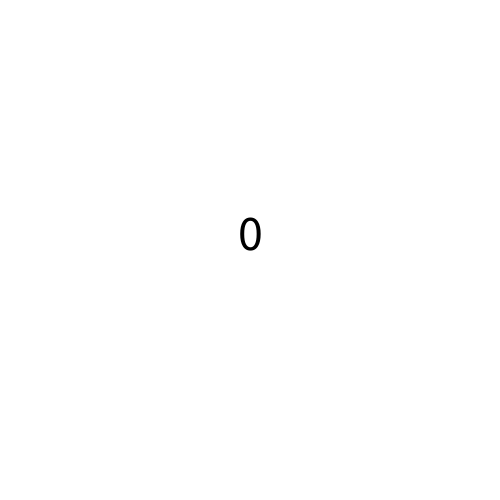
Frame 1 (no input)
Frame 60 (the mouse pressed at the canvas centre just before this capture): identical to frame 1, image omitted
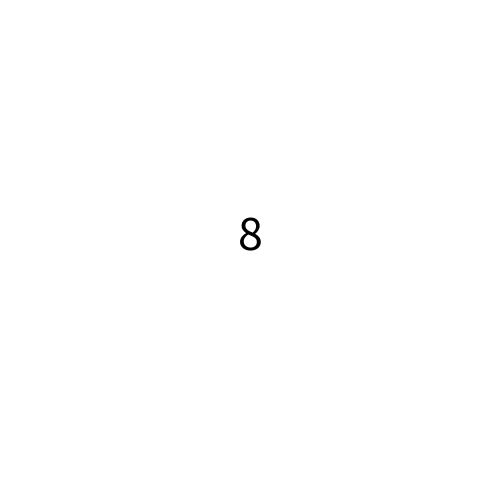
Frame 120 (the mouse held since frame 60 and released just before this capture)

The Processing sketch that drew these frames (run headless with seeded random() and noise(); from frame 60 on, the mouse is pressed at the canvas centre):

// Processing sketch: GameOfPoints
// ── GameOfPoints.pde
/* Fix me, using functions!
   Goucher - Digital Media Programming
   Ben Taylor
*/

int points = 0;
int timer = 0;

void setup() {
   size(500,500);
   textAlign(CENTER);
   textSize(50);
   background(255,0,0);
}

void draw() {
  
  if (timer < 300) {
     background(255,255,255);
  } else {
     background(0,255,0);
  }
 
  fill(0);
  text(points,width/2,height/2);
  
  timer = timer + 1;
}



/************ 
*   MOUSE   *
************/

void mousePressed() {
  pointsUp(8);
}

void mouseMoved() {
  pointsUp(15);
}

void mouseReleased() {
  pointsUp(1);
}

// Nice mouse extras!

void mouseDragged() {
   pointsUp(6);
}

void mouseWheel() {
   pointsUp(2);
}

void keyPressed() {
   pointsUp(4);
}

void pointsUp(int increase) {
  if (timer < 300) {
    points = points + increase;
  } 
}
